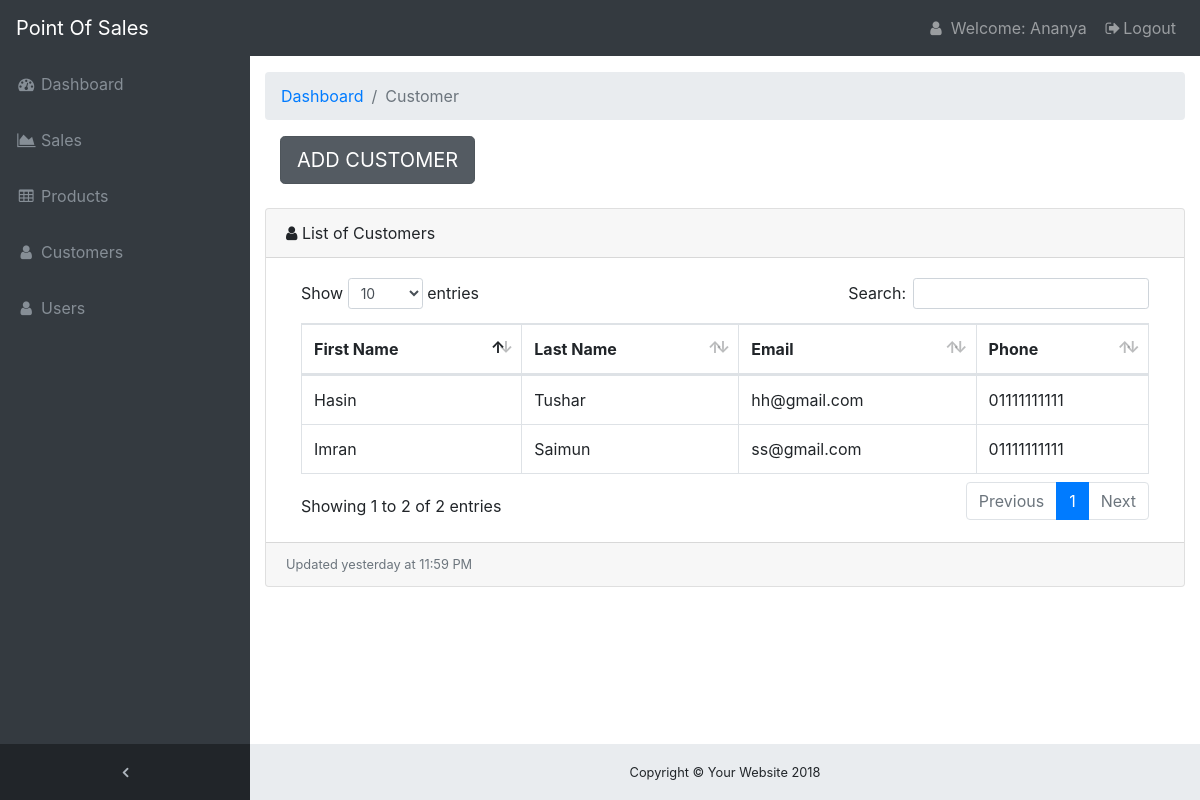
Page /customer.php (signed in) on the committed database.
### tables this page shows
CREATE TABLE `customer` (
  `customer_id` int(11) NOT NULL,
  `first_name` varchar(255) NOT NULL,
  `last_name` varchar(255) NOT NULL,
  `email` varchar(100) NOT NULL,
  `phone` char(11) NOT NULL,
  `password` varchar(100) NOT NULL
);

### customer.php (the view, shortened to what this page needs)
<!DOCTYPE html>
<html lang="en">
<head>
  <link href="vendor/bootstrap/css/bootstrap.min.css" rel="stylesheet">
  <link href="vendor/font-awesome/css/font-awesome.min.css" rel="stylesheet" type="text/css">
  <link href="vendor/datatables/dataTables.bootstrap4.css" rel="stylesheet">
  <link href="css/sb-admin.css" rel="stylesheet">
<?php
$invoice=rand();
?>
</head>
<body class="fixed-nav sticky-footer bg-dark" id="page-top">
   <nav class="navbar navbar-expand-lg navbar-dark bg-dark fixed-top" id="mainNav">
    <a class="navbar-brand" href="Homepage.php">Point Of Sales</a>
    <div class="collapse navbar-collapse" id="navbarResponsive">
      <ul class="navbar-nav navbar-sidenav" id="exampleAccordion">
        <li class="nav-item" data-toggle="tooltip" data-placement="right" title="Dashboard">
          <a class="nav-link" href="Homepage.php">
            <i class="fa fa-fw fa-dashboard"></i>
            <span class="nav-link-text">Dashboard</span>
          </a>
        </li>
        <li class="nav-item" data-toggle="tooltip" data-placement="right" title="Sales">
          <a class="nav-link" href="sales.php?invoice=<?php echo $invoice ?>">
            <i class="fa fa-fw fa-area-chart"></i>
            <span class="nav-link-text">Sales</span>
          </a>
        </li>
        <li class="nav-item" data-toggle="tooltip" data-placement="right" title="Products">
          <a class="nav-link" href="product.php">
            <i class="fa fa-fw fa-table"></i>
            <span class="nav-link-text">Products</span>
          </a>
        </li>
        <li class="nav-item" data-toggle="tooltip" data-placement="right" title="Customers">
          <a class="nav-link" href="customer.php">
            <i class="fa fa-fw fa-user"></i>
            <span class="nav-link-text">Customers</span>
          </a>
        </li>
        <li class="nav-item" data-toggle="tooltip" data-placement="right" title="Users">
          <a class="nav-link" href="user.php">
            <i class="fa fa-fw fa-user"></i>
            <span class="nav-link-text">Users</span>
          </a>
        </li>
      </ul>
      <ul class="navbar-nav sidenav-toggler">
        <li class="nav-item">
          <a class="nav-link text-center" id="sidenavToggler">
            <i class="fa fa-fw fa-angle-left"></i>
          </a>
        </li>
      </ul>
      <ul class="navbar-nav ml-auto">
        <li class="nav-item">
            <a class="nav-link" data-toggle="modal" data-target="#WModal"><i class="fa fa-fw fa-user"></i> Welcome: <?php echo $_SESSION['user_name'] ?> </a>
        </li>
        <li class="nav-item">
          <a class="nav-link" data-toggle="modal" data-target="#exampleModal">
            <i class="fa fa-fw fa-sign-out"></i>Logout</a>
        </li>
      </ul>
    </div>
  </nav>
  <div class="content-wrapper">
    <div class="container-fluid">
      <ol class="breadcrumb">
        <li class="breadcrumb-item">
          <a href="#">Dashboard</a>
        </li>
        <li class="breadcrumb-item active">Customer</li>
      </ol>
        <div class="container">
            <div class="row">
               <div class="col-sm">
                   <a  href="register.html" class="btn btn-secondary btn-lg active" data-toggle="modal" data-target="#theModal"  role="button" aria-pressed="true">ADD CUSTOMER</a>
                   </div>
                </div>
            </div><br>
      <div class="card mb-3">
        <div class="card-header">
          <i class="fa fa-user"></i>
          List of Customers
          </div>
        <div class="card-body">
          <div class="table-responsive">
            <table class="table table-bordered" id="dataTable" width="100%" cellspacing="0" on>
              <thead>
                <tr>
                  <th>First Name</th>
                  <th>Last Name</th>
                  <th>Email</th>
                  <th>Phone</th>
                </tr>
              </thead>
              <tbody>
                  <?php
                  include 'dbms.php' ;
                  $sql="SELECT * FROM `customer` WHERE 1" ;
                  $res=mysqli_query($conn,$sql);
                  while($row=mysqli_fetch_assoc($res))
                  {?>
                  <tr>
                  <td><?php echo $row['first_name'] ?></td>
                  <td><?php echo $row['last_name'] ?></td>
                  <td><?php echo $row['email'] ?></td>
                  <td><?php echo $row['phone'] ?></td>
                  </tr>
                  <?php }
                  ?>
              </tbody>
            </table>
          </div>
        </div>
        <div class="card-footer small text-muted">Updated yesterday at 11:59 PM</div>
      </div>
    </div>
    <footer class="sticky-footer">
      <div class="container">
        <div class="text-center">
          <small>Copyright © Your Website 2018</small>
        </div>
      </div>
    </footer>
  </div>
</body>
</html>

### css/sb-admin.css (style rules this page uses)
html { position: relative; min-height: 100%; }
body { overflow-x: hidden; }
body.sticky-footer { margin-bottom: 56px; }
body.sticky-footer .content-wrapper { min-height: calc(100vh - 56px - 56px); }
body.fixed-nav { padding-top: 56px; }
.content-wrapper { min-height: calc(100vh - 56px); padding-top: 1rem; }
#mainNav .navbar-collapse { overflow: auto; max-height: 75vh; }
#mainNav .navbar-collapse .navbar-nav .nav-item .nav-link { cursor: pointer; }
#mainNav .navbar-collapse .sidenav-toggler { display: none; }
@media (min-width: 992px) { #mainNav .navbar-brand { width: 250px; } }
@media (min-width: 992px) { #mainNav .navbar-collapse { overflow: visible; max-height: none; } }
@media (min-width: 992px) { #mainNav .navbar-collapse .navbar-sidenav { position: absolute; top: 0; left: 0; -webkit-flex-direction: column; -ms-flex-direction: column; flex-direction: column; margin-top: 56px; } }
@media (min-width: 992px) { #mainNav .navbar-collapse .navbar-sidenav > .nav-item { width: 250px; padding: 0; } }
@media (min-width: 992px) { #mainNav .navbar-collapse .navbar-sidenav > .nav-item > .nav-link { padding: 1em; } }
#mainNav.fixed-top .sidenav-toggler { display: none; }
@media (min-width: 992px) { #mainNav.fixed-top .navbar-sidenav { height: calc(100vh - 112px); } }
@media (min-width: 992px) { #mainNav.fixed-top .sidenav-toggler { position: absolute; top: 0; left: 0; display: flex; -webkit-flex-direction: column; -ms-flex-direction: column; flex-direction: column; margin-top: calc(100vh - 56px); } }
@media (min-width: 992px) { #mainNav.fixed-top .sidenav-toggler > .nav-item { width: 250px; padding: 0; } }
@media (min-width: 992px) { #mainNav.fixed-top .sidenav-toggler > .nav-item > .nav-link { padding: 1em; } }
#mainNav.fixed-top.navbar-dark .sidenav-toggler { background-color: #212529; }
#mainNav.fixed-top.navbar-dark .sidenav-toggler a i { color: #adb5bd; }
.content-wrapper { overflow-x: hidden; background: white; }
@media (min-width: 992px) { .content-wrapper { margin-left: 250px; } }
#sidenavToggler i { font-weight: 800; }
#mainNav.navbar-dark .navbar-collapse .navbar-sidenav > .nav-item > .nav-link { color: #868e96; }
@media (min-width: 992px) { #mainNav.navbar-dark .navbar-collapse .navbar-sidenav { background: #343a40; } }
footer.sticky-footer { position: absolute; right: 0; bottom: 0; width: 100%; height: 56px; background-color: #e9ecef; line-height: 55px; }
@media (min-width: 992px) { footer.sticky-footer { width: calc(100% - 250px); } }

### rows in the picture
customer: first_name "Hasin", last_name "Tushar", email "hh@gmail.com", phone "01111111111"
customer: first_name "Imran", last_name "Saimun", email "ss@gmail.com", phone "01111111111"

### other values in the picture
$_SESSION['user_name'] "Ananya"
